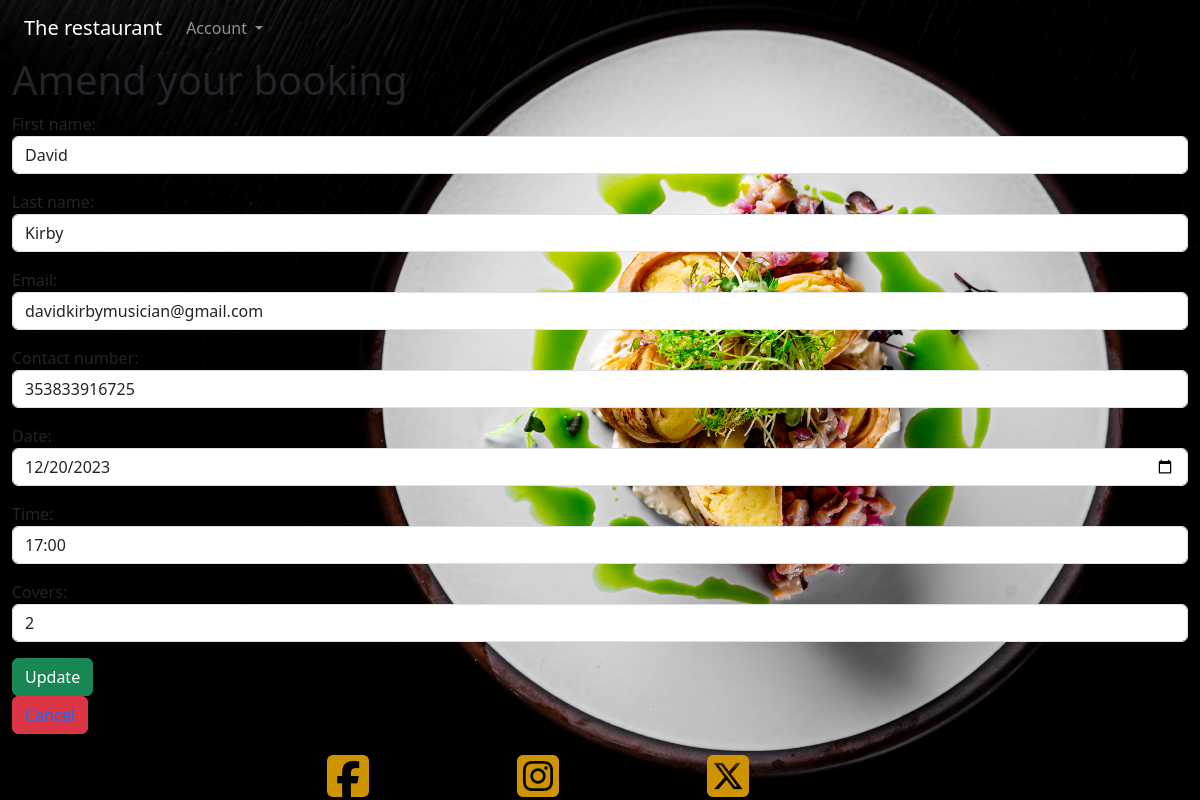
Page /amend_booking/10/ on the committed database.
### therestaurant/models.py (models this page shows)
class Reservation(models.Model):
    user = models.ForeignKey(User, on_delete=models.CASCADE, null=True)
    first_name = models.CharField(max_length=50, null=False, blank=False)
    last_name = models.CharField(max_length=50, null=False, blank=False)
    email = models.EmailField(null=False, blank=False)
    contact_number = models.IntegerField(null=False, blank=False)
    date = models.DateField(null=False, blank=False)
    time = models.TimeField(null=False, blank=False)
    covers = models.IntegerField(null=False, blank=False)
    table = models.ForeignKey(Table, on_delete=models.CASCADE, default=get_default_table)

### therestaurant/views.py (the view)
# urls.py: path('amend_booking/<int:entry_id>/', amend_booking, name='amend_booking')
def amend_booking(request, entry_id):
    entry = get_object_or_404(Reservation, pk=entry_id)
    if request.method == 'POST':
        form = ReserveForm(request.POST, instance=entry)
        form.save()
        return redirect('get_bookings')
    else:
        form = ReserveForm(instance=entry)
    return render(request, 'amend_booking/amend_booking.html', {'form': form})

### therestaurant/templates/amend_booking/amend_booking.html (shortened to what this page needs)
{% extends 'home/home.html' %}
{% block content %}
  <h1>Amend your booking</h1>
  <form method="POST">
    {{ form.as_p }}
    <button type="submit" class="btn btn-success">Update</button>
  </form>
  <button class="btn btn-danger"><a href="{% url 'get_bookings'%}" class="text-decoration-none">Cancel</a></button>
{% endblock %}

### rows in the picture
Reservation: first_name "David", last_name "Kirby", email "davidkirbymusician@gmail.com", contact_number "353833916725", date "12/20/2023", time "17:00", covers "2"
